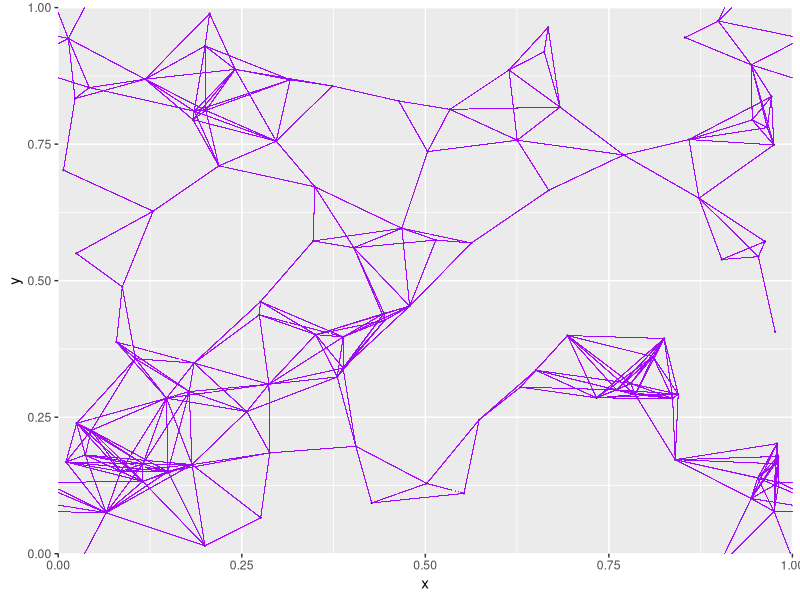
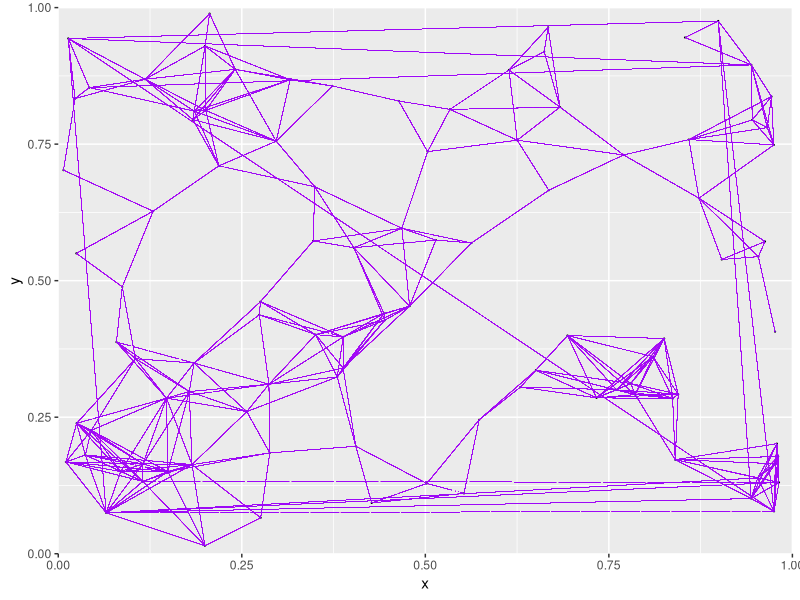

Generate these figures, in order, with R:
require(igraph)
require(ggplot2)

get.dist = function(x, y)
{
  sqrt(x^2 + y^2)
}


num = 100
r = 0.15

set.seed(2)
g1 <- sample_grg(num, r, coords = TRUE)
# plot(g1, vertex.size = 1, vertex.label = NA)# plot.igraph

# plot(g1, vertex.size = 1, label.cex = 0.4) # plot.igraph

# plot(cbind(V(g1)$x, V(g1)$y))

## Plot layout
### 2 3 4 ###
### 5 1 6 ###
### 7 8 9 ###

g0 = g9 = g8 = g7 = g6 = g5 = g4 = g3 = g2 = g1

V(g2)$x <- V(g1)$x - 1
V(g2)$y <- V(g1)$y + 1

V(g3)$x <- V(g1)$x 
V(g3)$y <- V(g1)$y + 1

V(g4)$x <- V(g1)$x + 1
V(g4)$y <- V(g1)$y + 1

V(g5)$x <- V(g1)$x - 1
V(g5)$y <- V(g1)$y 

V(g6)$x <- V(g1)$x + 1
V(g6)$y <- V(g1)$y 

V(g7)$x <- V(g1)$x - 1
V(g7)$y <- V(g1)$y - 1

V(g8)$x <- V(g1)$x
V(g8)$y <- V(g1)$y - 1

V(g9)$x <- V(g1)$x + 1
V(g9)$y <- V(g1)$y - 1

g = g1 + g2 + g3 + g4 + g5 + g6 + g7 + g8 + g9


# plot(g, vertex.size = 1, label.size = 0.5)# plot.igraph

### Connection order 
###   1   2   ###
### 4 + 4 + 4 ###
###   1   2   ###
### 3 + 3 + 3 ###
###   1   2   ###
# 
# id <- which(V(g)$x > -r & V(g)$x < r)
# for (i in 1:(length(id)-1))
# {
#   for (j in (i+1):length(id))
#   {
#     if (floor((id[i]-1)/num) == floor((id[j]-1)/num))
#     {
#       break
#     }
#     else if (get.dist(V(g)[id[i]]$x - V(g)[id[j]]$x,
#                       V(g)[id[i]]$y - V(g)[id[j]]$y) <= r)
#     {
#       g <- g %>% add_edges(c(id[i], id[j]))
#     }
#   }
# }
# 
# 
# id <- which(V(g)$x > -r+1 & V(g)$x < r+1)
# for (i in 1:(length(id)-1))
# {
#   for (j in (i+1):length(id))
#   {
#     if (floor((id[i]-1)/num) == floor((id[j]-1)/num))
#     {
#       break
#     }
#     else if (get.dist(V(g)[id[i]]$x - V(g)[id[j]]$x,
#                       V(g)[id[i]]$y - V(g)[id[j]]$y) <= r)
#     {
#       g <- g %>% add_edges(c(id[i], id[j]))
#     }
#   }
# }
# 
# id <- which(V(g)$y > -r & V(g)$y < r)
# for (i in 1:(length(id)-1))
# {
#   for (j in (i+1):length(id))
#   {
#     if (floor((id[i]-1)/num) == floor((id[j]-1)/num))
#     {
#       break
#     }
#     else if (get.dist(V(g)[id[i]]$x - V(g)[id[j]]$x,
#                       V(g)[id[i]]$y - V(g)[id[j]]$y) <= r)
#     {
#       g <- g %>% add_edges(c(id[i], id[j]))
#     }
#   }
# }
# 
# id <- which(V(g)$y > -r+1 & V(g)$y < r+1)
# for (i in 1:(length(id)-1))
# {
#   for (j in (i+1):length(id))
#   {
#     if (floor((id[i]-1)/num) == floor((id[j]-1)/num))
#     {
#       break
#     }
#     else if (get.dist(V(g)[id[i]]$x - V(g)[id[j]]$x,
#                        V(g)[id[i]]$y - V(g)[id[j]]$y) <= r)
#     {
#       g <- g %>% add_edges(c(id[i], id[j]))
#     }
#   }
# }
# 

### Connect the points on the boundary
id <- which(((V(g)$x > -r & V(g)$x < r)|(V(g)$x > 1-r & V(g)$x < 1+r))
            & ((V(g)$y > -r & V(g)$y < r)|(V(g)$y > 1-r & V(g)$y < 1+r)))
id_1 <- sum(V(g)[id] <= num)

for (i in 1:id_1)
{
  for (j in (id_1+1):length(id))
  {
    if (get.dist(V(g)[id[i]]$x - V(g)[id[j]]$x,
                      V(g)[id[i]]$y - V(g)[id[j]]$y) <= r)
    {
      g <- g %>% add_edges(c(id[i], id[j]))
    }
  }
}

### Plot the connection
g.data <- as_data_frame(g, "both")

id <- which(g.data$edges$from <= 100 | g.data$edges$to <= 100)

p <- ggplot(g.data$vertices[1:num, ], aes(x,y)) + geom_point(size = 0.1)

for (i in id)
{
  p <- p + geom_segment(x = g.data$vertices$x[g.data$edges$from[i]],
                        y = g.data$vertices$y[g.data$edges$from[i]],
                        xend = g.data$vertices$x[g.data$edges$to[i]],
                        yend = g.data$vertices$y[g.data$edges$to[i]],
                        size = 0.02, col = "#9900FF")
}
  
p + scale_x_continuous(limits = c(0, 1), expand = c(0,0)) + 
  scale_y_continuous(limits = c(0, 1), expand = c(0,0))

# plot.igraph(g, vertex.size = 1, vertex.label = NA, xaxs="i", yaxs="i")# plot.igraph






# ### Store g0
# 
# id <- which(V(g)$x > -r & V(g)$x < -r+1 & V(g)$y > -r & V(g)$y < r)
# for (i in 1:(length(id)-1))
# {
#   for (j in (i+1):length(id))
#   {
#     if (floor((id[i]-1)/num) == floor((id[j]-1)/num))
#     {
#       break
#     }
#     else if (get.dist(V(g)[id[i]]$x - V(g)[id[j]]$x,
#                       V(g)[id[i]]$y - V(g)[id[j]]$y) <= r)
#     {
#       g0 <- g0 %>% add_edges(c((id[i]-1)%%100+1, (id[j]-1)%%100+1))
#     }
#   }
# }
# 
# id <- which(V(g)$x > -r+1 & V(g)$x < r+1 & V(g)$y > r & V(g)$y < -r+1)
# for (i in 1:(length(id)-1))
# {
#   for (j in (i+1):length(id))
#   {
#     if (floor((id[i]-1)/num) == floor((id[j]-1)/num))
#     {
#       break
#     }
#     else if (get.dist(V(g)[id[i]]$x - V(g)[id[j]]$x,
#                       V(g)[id[i]]$y - V(g)[id[j]]$y) <= r)
#     {
#       g0 <- g0 %>% add_edges(c((id[i]-1)%%100+1, (id[j]-1)%%100+1))
#     }
#   }
# }
# 
# # plot(g0, vertex.size = 1, vertex.label = NA)# plot.igraph


id <- which(((V(g)$x > -r & V(g)$x < r)|(V(g)$x > 1-r & V(g)$x < 1+r))
            & ((V(g)$y > -r & V(g)$y < r)|(V(g)$y > 1-r & V(g)$y < 1+r)))
id_1 <- sum(V(g)[id] <= num)

for (i in 1:id_1)
{
  for (j in (id_1+1):length(id))
  {
    if (get.dist(V(g)[id[i]]$x - V(g)[id[j]]$x,
                 V(g)[id[i]]$y - V(g)[id[j]]$y) <= r)
    {
      g0 <- g0 %>% add_edges(c((id[i]-1)%%100+1, (id[j]-1)%%100+1))
    }
  }
}

g0.data <- as_data_frame(g0, "both")
g0.data$edges <- unique(g0.data$edges)

p <- ggplot(g0.data$vertices[1:num, ], aes(x,y)) + geom_point(size = 0.1)

for (i in 1:length(g0.data$edges$from))
{
  p <- p + geom_segment(x = g0.data$vertices$x[g0.data$edges$from[i]],
                        y = g0.data$vertices$y[g0.data$edges$from[i]],
                        xend = g0.data$vertices$x[g0.data$edges$to[i]],
                        yend = g0.data$vertices$y[g0.data$edges$to[i]],
                        size = 0.02, col = "#9900FF")
}

p + scale_x_continuous(limits = c(0, 1), expand = c(0,0)) + 
  scale_y_continuous(limits = c(0, 1), expand = c(0,0))













# 
# g1
# 
# 
# g2 <- sample_grg(100, 0.05, coords = TRUE, torus = TRUE)
# # comps <- components(g2)$membership
# # colbar <- rainbow(max(comps)+1)
# # V(g2)$color <- colbar[comps+1]
# 
# plot(g2, layout=layout_with_fr, vertex.size=5, vertex.label=NA)
# 
# plot(g2, vertex.size = 5, vertex.label = NA)
# 
# 
# g3 <- sample_grg(100, 0.15, torus = FALSE, coords = TRUE)
# plot(g3, vertex.size = 5, vertex.label = NA)
# # plot(g3)
# 
# as_adj(g1)
